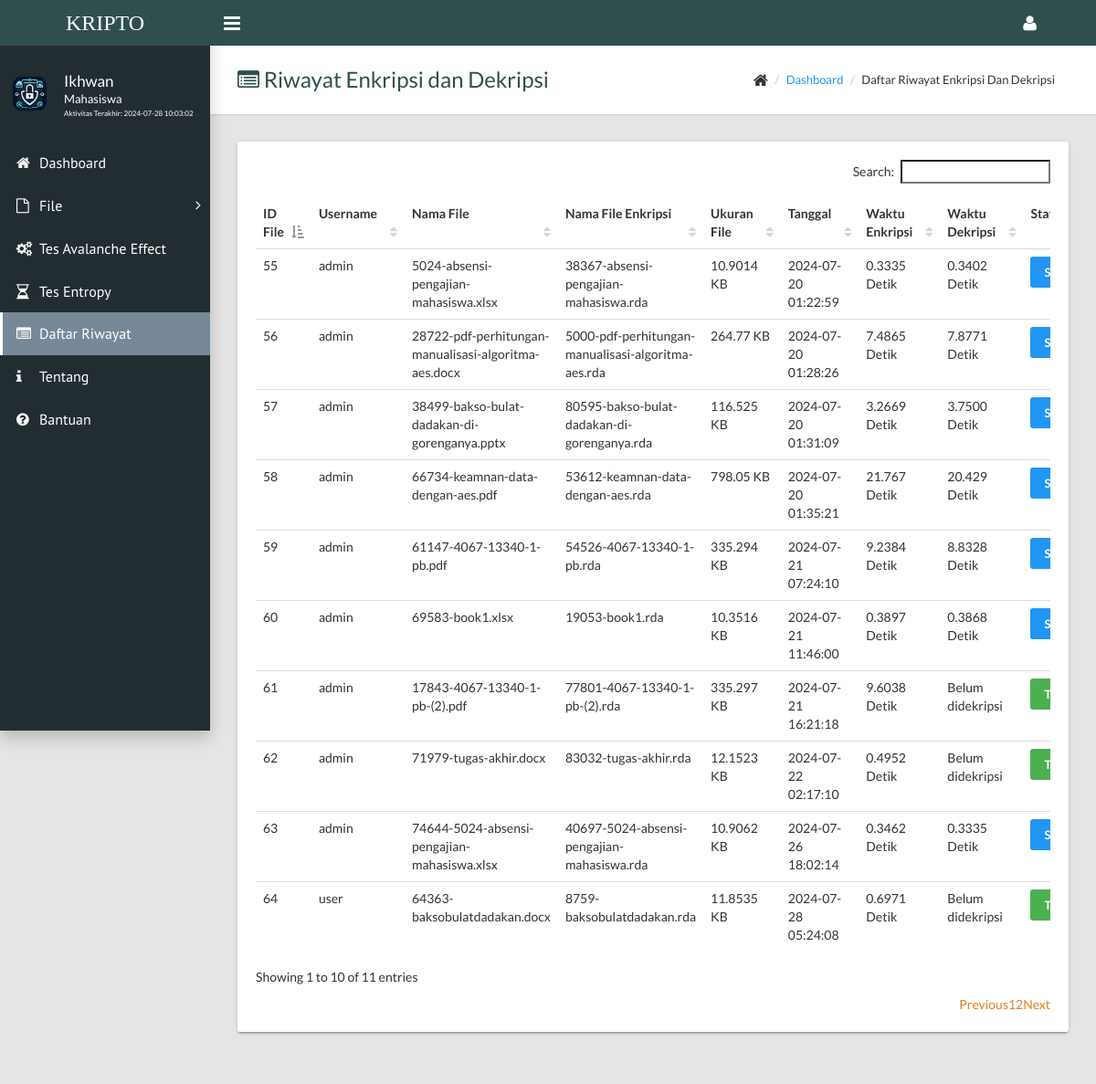
The app's page /history.php (signed in) with its own data.
### tables this page shows
CREATE TABLE `users` (
  `username` varchar(15) NOT NULL,
  `password` varchar(100) DEFAULT NULL,
  `fullname` varchar(50) DEFAULT NULL,
  `job_title` varchar(50) DEFAULT NULL,
  `join_date` timestamp NULL DEFAULT NULL,
  `last_activity` timestamp NULL DEFAULT NULL
);

CREATE TABLE `file` (
  `id_file` int(11) NOT NULL,
  `username` varchar(15) DEFAULT NULL,
  `file_name_source` varchar(255) DEFAULT NULL,
  `file_name_finish` varchar(255) DEFAULT NULL,
  `file_url` varchar(255) DEFAULT NULL,
  `file_size` float DEFAULT NULL,
  `password` varchar(16) DEFAULT NULL,
  `tgl_upload` timestamp NULL DEFAULT NULL,
  `status` enum('1','2') DEFAULT NULL,
  `waktu` varchar(6) DEFAULT NULL,
  `waktu_2` varchar(6) DEFAULT NULL,
  `keterangan` varchar(255) DEFAULT NULL,
  `kunci` varchar(200) DEFAULT NULL,
  `kunci_tes` varchar(16) DEFAULT NULL,
  `password_tes` varchar(200) DEFAULT NULL,
  `tes_ava` varchar(20) DEFAULT NULL,
  `tes_en` varchar(20) DEFAULT NULL
);

### history.php (the view, shortened to what this page needs)
<?php
include('../config.php');
?>
<!DOCTYPE html>
<html>
<?php
$user = $_SESSION['username'];
$query = mysqli_query($koneksi, "SELECT fullname, job_title, last_activity FROM users WHERE username='$user'");
$data = mysqli_fetch_array($query);
?>
<head>
    <link rel="stylesheet" type="text/css" href="../assets/css/main.css">
</head>
<body class="sidebar-mini fixed">
    <div class="wrapper">
        <header class="main-header hidden-print">
            <a class="logo" href="index.php" style="font-size:18pt; font-family: Times new roman; background-color: #2F4F4F;">
                <span>KRIPTO</span>
            </a>
            <nav class="navbar navbar-static-top" style="background-color: #2F4F4F;">
                <a class="sidebar-toggle" href="#" data-toggle="offcanvas"></a>
                <div class="navbar-custom-menu">
                    <ul class="top-nav">
                        <li class="dropdown">
                            <a class="dropdown-toggle" href="#" data-toggle="dropdown" role="button" aria-haspopup="true" aria-expanded="false"><i class="fa fa-user fa-lg"></i></a>
                        </li>
                    </ul>
                </div>
            </nav>
        </header>
        <aside class="main-sidebar hidden-print">
            <section class="sidebar">
                <div class="user-panel">
                    <div class="pull-left image"><img class="img-circle" src="../assets/images/lockandkey2.png" alt="User Image"></div>
                    <div class="pull-left info">
                        <p style="margin-top:-5px;"><?php echo $data['fullname']; ?></p>
                        <p class="designation"><?php echo $data['job_title']; ?></p>
                        <p class="designation" style="font-size:6pt;">Aktivitas Terakhir: <?php echo $data['last_activity'] ?></p>
                    </div>
                </div>
                <ul class="sidebar-menu">
                    <li><a href="index.php">
                        <i class="fa fa-home"></i><span>Dashboard</span>
                    </a></li>
                    <li class="treeview">
                        <a href="#"><i class="fa fa-file-o"></i><span>File</span><i class="fa fa-angle-right"></i></a>
                    </li>
                    <li><a href="tes.php"><i class="fa fa-gears"></i><span>Tes Avalanche Effect</span></a></li>
                    <li><a href="tes_enthopy.php"><i class="fa fa-hourglass-half"></i><span>Tes Entropy</span></a></li>
                    <li><a href="history.php" style="border-color:#fff;background-color: #778899;"><i class="fa fa-list-alt"></i><span>Daftar Riwayat</span></a></li>
                    <li><a href="about.php"><i class="fa fa-info"></i><span>Tentang</span></a></li>
                    <li><a href="help.php"><i class="fa fa-question-circle"></i><span>Bantuan</span></a></li>
            </ul>
        </section>
        </aside>
        <div class="content-wrapper">
            <div class="page-title">
                <div>
                    <h1 style="color : #2F4F4F"><i class="fa fa-list-alt" style="color : #2F4F4F"></i> Riwayat Enkripsi dan Dekripsi</h1>
                </div>
                <div>
                    <ul class="breadcrumb">
                        <li><i class="fa fa-home fa-lg"></i></li>
                        <li><a href="index.php" style="color : #2196F3">Dashboard</a></li>
                        <li>Daftar Riwayat Enkripsi dan Dekripsi</li>
                    </ul>
                </div>
            </div>
            <div class="row">
                <div class="col-md-12">
                    <div class="card">
                        <div class="card-body">
                            <div class="table-responsive">
                                <table id="file" class="table striped">
                                    <thead>
                                        <tr>
                                            <td><strong>ID File</strong></td>
                                            <td><strong>Username</strong></td>
                                            <td><strong>Nama File</strong></td>
                                            <td><strong>Nama File Enkripsi</strong></td>
                                            <td><strong>Ukuran File</strong></td>
                                            <td><strong>Tanggal</strong></td>
                                            <td><strong>Waktu Enkripsi</strong></td>
                                            <td><strong>Waktu Dekripsi</strong></td>
                                            <td><strong>Status</strong></td>
                                        </tr>
                                    </thead>
                                    <tbody>
                                        <?php
                                        $query = mysqli_query($koneksi, "SELECT * FROM file");
                                        while ($data = mysqli_fetch_array($query)) { ?>
                                        <tr>
                                            <td><?php echo $data['id_file']; ?></td>
                                            <td><?php echo $data['username']; ?></td>
                                            <td><?php echo $data['file_name_source']; ?></td>
                                            <td><?php echo $data['file_name_finish']; ?></td>
                                            <td><?php echo $data['file_size']; ?> KB</td>
                                            <td><?php echo $data['tgl_upload']; ?></td>
                                            <td><?php echo $data['waktu']; ?> Detik</td>
                                            <td><?php if ($data['status'] == 1) {
                                                echo "Belum didekripsi";
                                            } elseif ($data['status'] == 2) {
                                                echo $data['waktu_2'];
                                                echo " Detik";
                                            } ?></td>
                                            <td><?php if ($data['status'] == 1) {
                                                echo "<span class='btn btn-success'>Terenkripsi</span>";
                                            } elseif ($data['status'] == 2) {
                                                echo "<span class='btn btn-info'>Sudah Didekripsi</span>";
                                            } ?></td>
                                        </tr>
                                        <?php } ?>
                                    </tbody>
                                </table>
                            </div>
                        </div>
                    </div>
                </div>
            </div>
        </div>
    </div>
</body>
</html>

### records on screen
users: fullname "Ikhwan", job_title "Mahasiswa", last_activity "2024-07-28 10:03:02"
file: id_file "55", username "admin", file_name_source "5024-absensi-pengajian-mahasiswa.xlsx", file_name_finish "38367-absensi-pengajian-mahasiswa.rda", file_size "10.9014", tgl_upload "2024-07-20 01:22:59", waktu "0.3335", waktu_2 "0.3402", status "SUDAH DIDEKRIPSI"
file: id_file "56", username "admin", file_name_source "28722-pdf-perhitungan-manualisasi-algoritma-aes.docx", file_name_finish "5000-pdf-perhitungan-manualisasi-algoritma-aes.rda", file_size "264.77", tgl_upload "2024-07-20 01:28:26", waktu "7.4865", waktu_2 "7.8771", status "SUDAH DIDEKRIPSI"
file: id_file "57", username "admin", file_name_source "38499-bakso-bulat-dadakan-di-gorenganya.pptx", file_name_finish "80595-bakso-bulat-dadakan-di-gorenganya.rda", file_size "116.525", tgl_upload "2024-07-20 01:31:09", waktu "3.2669", waktu_2 "3.7500", status "SUDAH DIDEKRIPSI"
file: id_file "58", username "admin", file_name_source "66734-keamnan-data-dengan-aes.pdf", file_name_finish "53612-keamnan-data-dengan-aes.rda", file_size "798.05", tgl_upload "2024-07-20 01:35:21", waktu "21.767", waktu_2 "20.429", status "SUDAH DIDEKRIPSI"
file: id_file "59", username "admin", file_name_source "61147-4067-13340-1-pb.pdf", file_name_finish "54526-4067-13340-1-pb.rda", file_size "335.294", tgl_upload "2024-07-21 07:24:10", waktu "9.2384", waktu_2 "8.8328", status "SUDAH DIDEKRIPSI"
file: id_file "60", username "admin", file_name_source "69583-book1.xlsx", file_name_finish "19053-book1.rda", file_size "10.3516", tgl_upload "2024-07-21 11:46:00", waktu "0.3897", waktu_2 "0.3868", status "SUDAH DIDEKRIPSI"
file: id_file "61", username "admin", file_name_source "17843-4067-13340-1-pb-(2).pdf", file_name_finish "77801-4067-13340-1-pb-(2).rda", file_size "335.297", tgl_upload "2024-07-21 16:21:18", waktu "9.6038", status "Belum didekripsi"
file: id_file "62", username "admin", file_name_source "71979-tugas-akhir.docx", file_name_finish "83032-tugas-akhir.rda", file_size "12.1523", tgl_upload "2024-07-22 02:17:10", waktu "0.4952", status "Belum didekripsi"
file: id_file "63", username "admin", file_name_source "74644-5024-absensi-pengajian-mahasiswa.xlsx", file_name_finish "40697-5024-absensi-pengajian-mahasiswa.rda", file_size "10.9062", tgl_upload "2024-07-26 18:02:14", waktu "0.3462", waktu_2 "0.3335", status "SUDAH DIDEKRIPSI"
file: id_file "64", username "user", file_name_source "64363-baksobulatdadakan.docx", file_name_finish "8759-baksobulatdadakan.rda", file_size "11.8535", tgl_upload "2024-07-28 05:24:08", waktu "0.6971", status "Belum didekripsi"
